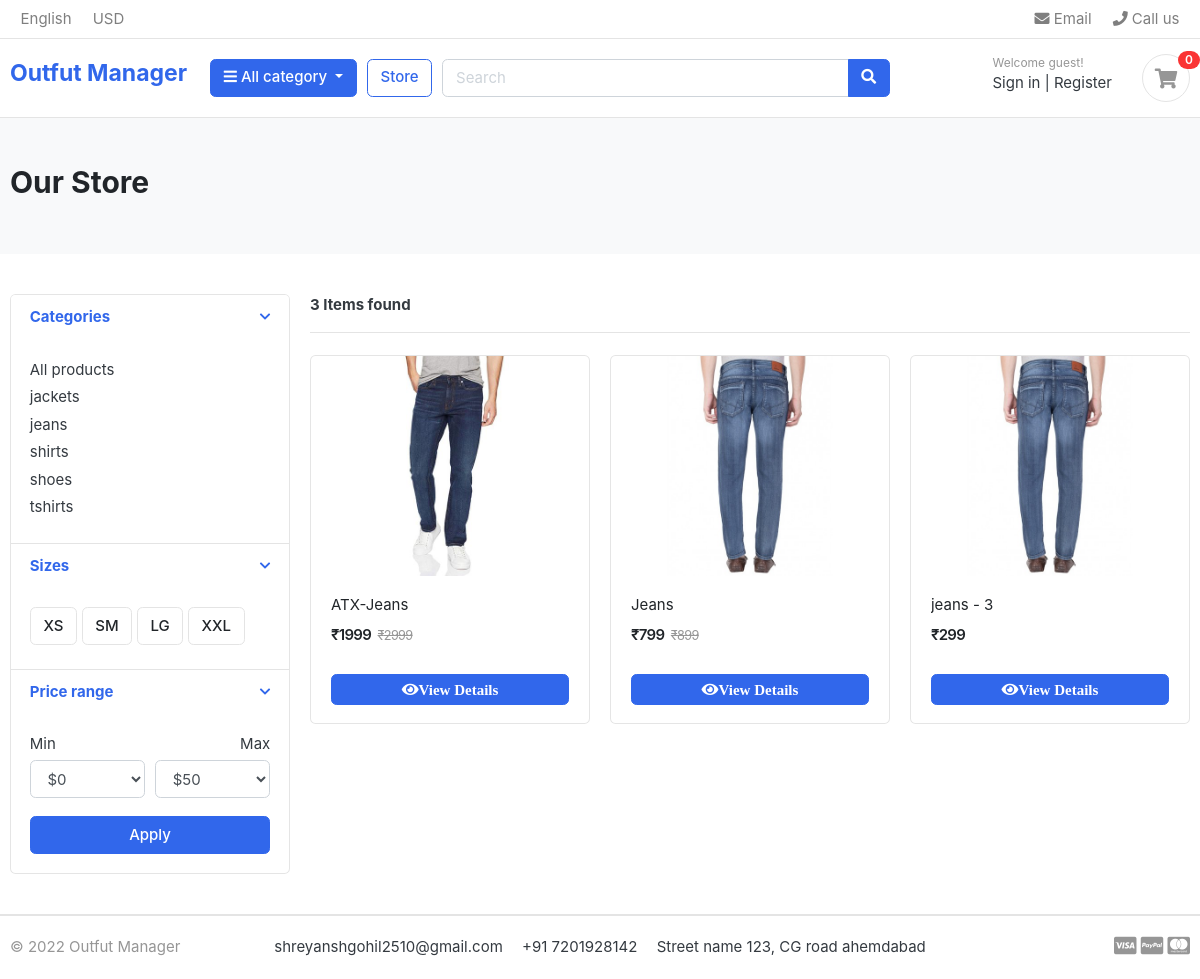
/store/jeans/, run on the app's committed database.
### store/models.py (models this page shows, shortened)
class Category(models.Model):
    category_name = models.CharField(max_length=100,unique=True)
    category_desc = models.TextField(max_length=1000)
    created = models.DateTimeField(auto_now_add=True)
    id = models.UUIDField(default = uuid.uuid4,unique = True,primary_key = True,editable = False)
    def cat_url(self):
        return reverse('store_cat',args=[self.category_name])

class Product(models.Model):
    category = models.ForeignKey(Category,on_delete=models.CASCADE)
    product_name = models.CharField(max_length=200)
    product_desc = models.TextField()
    price_main = models.IntegerField(validators=[MinValueValidator(0)],blank=True,null=True)
    price_discount = models.IntegerField(validators=[MinValueValidator(0)])
    product_img = models.ImageField(default='default/default.jpg',null=True,blank =True,upload_to ='products' )
    stock = models.IntegerField(validators=[MinValueValidator(0)])
    is_available = models.BooleanField(default=True)
    modified_date = models.DateTimeField(auto_now=True)
    colors = models.ManyToManyField('Color')
    sizes = models.ManyToManyField('Size')
    created = models.DateTimeField(auto_now_add=True,null=True)
    id = models.UUIDField(default = uuid.uuid4,unique = True,primary_key = True,editable = False)

### store/views.py (the view)
# urls.py: path('store/<str:cat_name>/',views.store_cat,name='store_cat'),
def store_cat(request, cat_name):
    products = Product.objects.filter(category__category_name=cat_name)
    total_product = products.count()
    page = request.GET.get('page')
    results = 3
    paginator = Paginator(products, results)
    try:
        products = paginator.page(page)
    except PageNotAnInteger:
        page = 1
        products = paginator.page(page)
    except EmptyPage:
        page = paginator.num_pages
        products = paginator.page(page)
    context = {'products': products,
               'total_product': total_product, 'paginator': paginator}
    return render(request, 'store/store.html', context)

### store/context_processors.py (called while the page is built)
def menu_links(requst):
    links = Category.objects.all()
    return dict(links=links)

def counter(request):
    cart_count = 0
    cart = Cart.objects.filter(cart_id=_cart_id(request))
    if request.user.is_authenticated:
        cart_iteams = CartItem.objects.all().filter(user = request.user)
    else:
        cart_iteams = CartItem.objects.all().filter(cart=cart[:1])
    for cart_iteam in cart_iteams:
        cart_count += cart_iteam.quantity
    return dict(cart_count=cart_count)

### store/views.py (called while the page is built)
def _cart_id(request):
    cart = request.session.session_key
    if not cart:
        cart = request.session.create()
    return cart

### store/templates/store/store.html (shortened to what this page needs)
{%extends 'main.html'%}
{%load static%}
{%block content%}
<section class="section-pagetop bg">
    <div class="container">
        <h2 class="title-page">Our Store</h2>
    </div>
</section>
<section class="section-content padding-y">
    <div class="container">
        <div class="row">
            <aside class="col-md-3">
                <div class="card">
                    <article class="filter-group">
                        <header class="card-header">
                            <a href="#" data-toggle="collapse" data-target="#collapse_1" aria-expanded="true" class="">
                                <i class="icon-control fa fa-chevron-down"></i>
                                <h6 class="title">Categories</h6>
                            </a>
                        </header>
                        <div class="filter-content collapse show" id="collapse_1">
                            <div class="card-body">
                                <ul class="list-menu">
                                    <li><a href="{%url 'store'%}">All products</a></li>
                                    {%for c in links%}
                                    <li><a href="{{c.cat_url}}">{{c.category_name}}</a></li>
                                    {%endfor%}
                                </ul>
                            </div>
                        </div>
                    </article>
                    <article class="filter-group">
                        <header class="card-header">
                            <a href="#" data-toggle="collapse" data-target="#collapse_4" aria-expanded="true" class="">
                                <i class="icon-control fa fa-chevron-down"></i>
                                <h6 class="title">Sizes </h6>
                            </a>
                        </header>
                        <div class="filter-content collapse show" id="collapse_4">
                            <div class="card-body">
                                <label class="checkbox-btn">
                                    <span class="btn btn-light"> XS </span>
                                </label>
                                <label class="checkbox-btn">
                                    <span class="btn btn-light"> SM </span>
                                </label>
                                <label class="checkbox-btn">
                                    <span class="btn btn-light"> LG </span>
                                </label>
                                <label class="checkbox-btn">
                                    <span class="btn btn-light"> XXL </span>
                                </label>
                            </div>
                        </div>
                    </article>
                    <article class="filter-group">
                        <header class="card-header">
                            <a href="#" data-toggle="collapse" data-target="#collapse_3" aria-expanded="true" class="">
                                <i class="icon-control fa fa-chevron-down"></i>
                                <h6 class="title">Price range </h6>
                            </a>
                        </header>
                        <div class="filter-content collapse show" id="collapse_3">
                            <div class="card-body">
                                <div class="form-row">
                                    <div class="form-group col-md-6">
                                        <label>Min</label>
                                        <select class="mr-2 form-control">
                                            <option value="0">$0</option>
                                        </select>
                                    </div>
                                    <div class="form-group text-right col-md-6">
                                        <label>Max</label>
                                        <select class="mr-2 form-control">
                                            <option value="50">$50</option>
                                        </select>
                                    </div>
                                </div>
                                <button class="btn btn-block btn-primary">Apply</button>
                            </div>
                        </div>
                    </article>
                </div>
            </aside>
            <main class="col-md-9">
                <header class="border-bottom mb-4 pb-3">
                    <div class="form-inline">
                        <strong class="mr-md-auto">{{total_product}} Items found </strong>
                    </div>
                </header>
                <div class="row">
                    {%for product in products%}
                    <a href="{% url 'single_product' product.id %}" class="title">
                    <div class="col-md-4">
                        <figure class="card card-product-grid">
                            <div class="img-wrap">
                                <img src="{{product.product_img.url}}">
                            </div>
                            <figcaption class="info-wrap">
                                <div class="fix-height">
                                    <a href="{% url 'single_product' product.id %}" class="title">{{product.product_name|slice:30}}</a>
                                    <div class="price-wrap mt-2">
                                        <span class="price">&#8377;{{product.price_discount}}</span>
                                        {%if product.price_main%}
                                        <del class="price-old">&#8377;{{product.price_main}}</del>
                                        {%endif%}
                                    </div>
                                </div>
                                <a href="{% url 'single_product' product.id %}" class="btn btn-block btn-primary fas fa-eye">View Details</a>
                            </figcaption>
                        </figure>
                    </div>
                </a>
                    {%endfor%}
                </div>
            </main>
        </div>
    </div>
</section>
{%endblock content%}

### static/css/ui.css (style rules this page uses)
html { font-family: "Inter", sans-serif; font-size: 15px; }
.img-wrap { text-align: center; display: block; }
.img-wrap img { max-width: 100%; }
.price-wrap { letter-spacing: -0.7px; }
.padding-y { padding-top: 40px; padding-bottom: 40px; }
figure { margin-bottom: 0; }
article:after, .form-group:after { display: block; clear: both; content: ""; }
.bg { background-color: #f8f9fa; }
.title-page { color: #212529; }
.btn-light { background-color: #fff; border-color: #e4e4e4; }
[class*=list-] li:after { visibility: hidden; display: block; content: ""; overflow: hidden; height: 0; clear: both; }
.list-menu { list-style: none; margin: 0; padding-left: 0; }
.list-menu li { margin-bottom: 5px; }
.list-menu a { color: #343a40; }
[class*=card-product] a.title { color: #212529; display: block; }
[class*=card-product] .img-wrap { overflow: hidden; position: relative; }
[class*=card-product] .img-wrap img { height: 100%; max-width: 100%; width: auto; display: inline-block; -o-object-fit: cover; object-fit: cover; }
.card-product-grid { margin-bottom: 20px; }
.card-product-grid .img-wrap { border-radius: 0.2rem 0.2rem 0 0; height: 220px; }
.card-product-grid .info-wrap { overflow: hidden; padding: 18px 20px; }
.card-product-grid .fix-height { height: 80px; overflow: hidden; }
.card .img-wrap { overflow: hidden; }
.price { font-weight: 600; color: #212529; }
.price-old { color: #969696; margin-left: 3px; font-size: 85%; }
.icon-control { margin-top: 5px; float: right; font-size: 80%; }
.card-header .title { margin-bottom: 0; line-height: 1.5; }
.filter-group { border-bottom: 1px solid #e4e4e4; }
.filter-group .card-header { border-bottom: 0; }
.filter-group:last-child { border-bottom: 0; }
.checkbox-btn { position: relative; }
.section-pagetop { padding: 45px 0; }

### data on the page
Category: category_name "jackets"
Category: category_name "jeans"
Category: category_name "shirts"
Category: category_name "shoes"
Category: category_name "tshirts"
Product: product_img (picture), product_name "ATX-Jeans", price_discount "1999", price_main "2999"
Product: product_img (picture), product_name "Jeans", price_discount "799", price_main "899"
Product: product_img (picture), product_name "jeans - 3", price_discount "299"

### other printed values
{{ cart_count }} "0"
{{ total_product }} "3"
